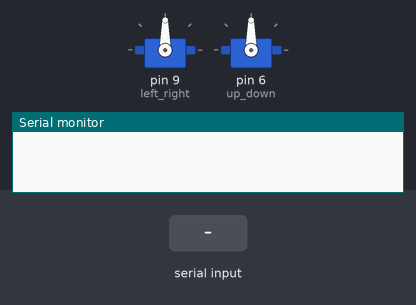
Recording of a sketch running on a simulated Arduino Uno, built with avr-gcc and run on an emulated ATmega328P. Parts: 2 × servo, the last lines printed to the serial monitor. The inputs (shaded band) are chosen by the test bench.

Above: at 1.2 s.
1.3 s: "30,150\n" received over Serial
At 2.6 s:
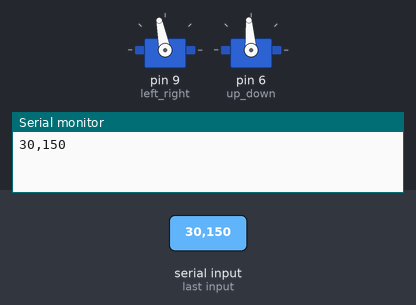
3.8 s: "5\n" received over Serial
At 5.5 s:
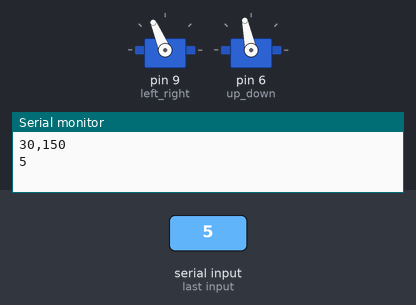
6.3 s: "1,90,45\n" received over Serial
At 7.6 s:
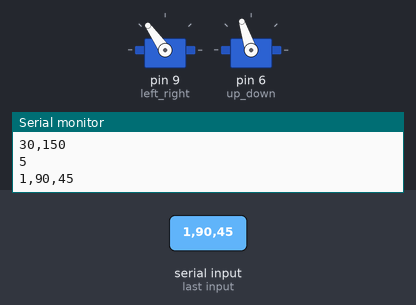
Timing chart, 0 to 9.3 s (numbered marks = the images above; inputs shaded):
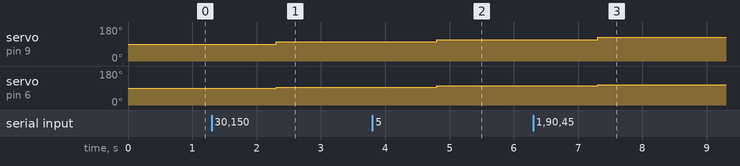

The sketch:

Tracking.ino
```cpp
#include <Servo.h>
String inputString;

Servo left_right;
Servo up_down;

int theta_x = 90;
int theta_y = 90;

void setup()
{
  left_right.attach(9);
  up_down.attach(6);
  left_right.write(theta_x);
  up_down.write(theta_y);
  Serial.begin(9600);
}


void loop()
{
  while(Serial.available())
  {
    inputString = Serial.readStringUntil('\r');
    Serial.println(inputString);
    int x_axis = inputString.substring(0, inputString.indexOf(',')).toInt();
    int y_axis = inputString.substring(inputString.indexOf(',') + 1).toInt();

    if (abs(320-x_axis) > 30){
      if(x_axis > 320){
        theta_x -= (1 + (12*abs(320-x_axis))/320);
        left_right.write(theta_x);
      }
      else{
        theta_x += (1 + (12*abs(320-x_axis))/320);
        left_right.write(theta_x);
      }
    }
    if (abs(240-y_axis) > 20){
      if(y_axis > 240){
        theta_y -= (1 + (8*abs(240-y_axis))/240);
      }
      else{
        theta_y += (1 + (8*abs(240-y_axis))/240);
      }
      if (theta_y > 145){
        up_down.write(145);
      }
      else if (theta_y < 50){
        up_down.write(50);
      }
      else {
        up_down.write(theta_y);
      }
    }
  }
}
```

Measured:
- after the input at 1.3 s, servo on pin 9 (left_right): 90° → 101° after 1.0 s; servo on pin 6 (up_down): 90° → 94° after 1.0 s
- after the input at 3.8 s, servo on pin 9 (left_right): 101° → 113° after 1.0 s; servo on pin 6 (up_down): 94° → 102° after 1.0 s
- after the input at 6.3 s, servo on pin 9 (left_right): 113° → 125° after 1.0 s; servo on pin 6 (up_down): 102° → 108° after 1.0 s
